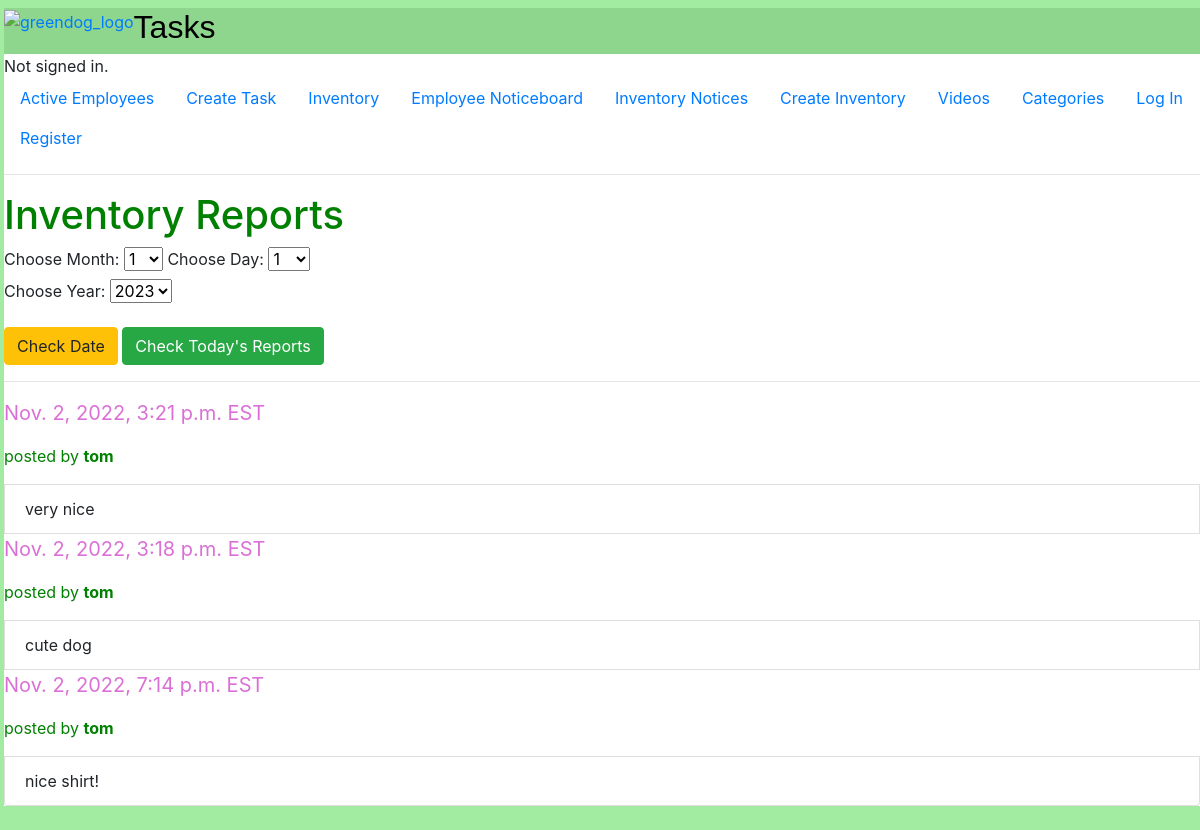
Before: /inventoryComments with the older database file.
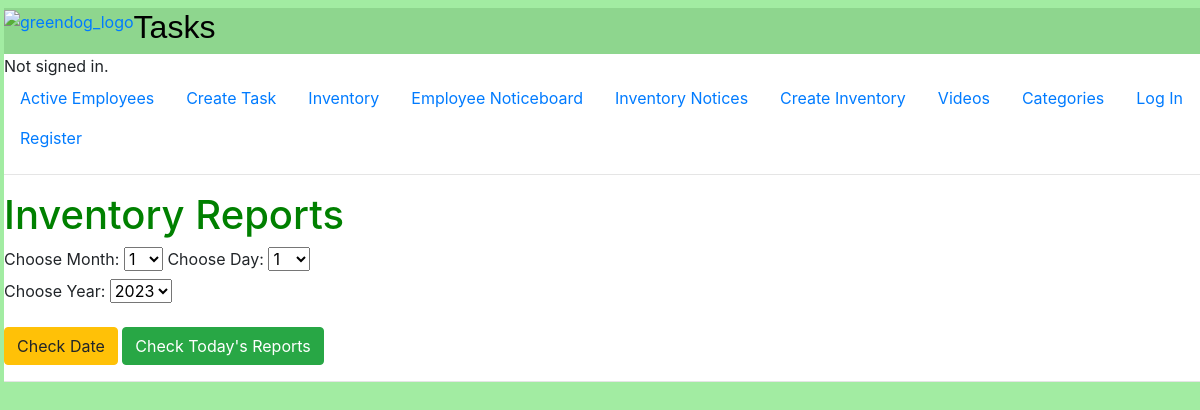
After: the same page with the newer database file.
### auctions/models.py (models this page shows, shortened)
class Comment(models.Model):
    author = models.ForeignKey(
        User, on_delete=models.CASCADE,  blank=True, null=True, related_name="userComment")
    listing = models.ForeignKey(
        Listing, on_delete=models.CASCADE,  blank=True, null=True, related_name="listingComment")
    message = models.CharField(max_length=200)
    datetime = models.DateTimeField(
        max_length=100, default=datetime.now().strftime("%Y-%m-%d %H:%M:%S"))

class User(AbstractUser):
    pass

### auctions/views.py (the view)
# urls.py: path("inventoryComments", views.inventoryComments, name="inventoryComments"),
def inventoryComments(request):
    comments = Comment.objects
    comments = comments.order_by('-id')[:20:1]
    today = datetime.datetime.now()
    currentYear = today.year
    lastYear = currentYear -1
    return render(request,"auctions/inventoryComments.html",{
        "comments": comments,
        "lastYear": lastYear,
        "rangeDays": range(1,32),
        "rangeHours": range(1,13),
        "rangeMinutes": range(0,31,30),
        "rangeMonths": range(1,13),
        "rangeYear": range(currentYear, currentYear - 6, -1)
    })

### auctions/templates/auctions/inventoryComments.html (shortened to what this page needs)
{% extends "auctions/layout.html" %}
    {% block body %}
<div>
    <h1 style="color:Green">Inventory Reports</h1>
    <form action="{% url 'sortedInventory' %}" method = "POST">
            <div class="form-group">
      <label for="month">Choose Month:</label>
      <select name="month" id="month">
            {% for i in rangeMonths %}
                <option value="{{i}}">{{i}}</option>
            {% endfor %}
      </select>
      <label for="startDay">Choose Day:</label>
      <select name="day" id="day">
            {% for i in rangeDays %}
                <option value="{{i}}">{{i}}</option>
            {% endfor %}
      </select>
    <div class="form-group">
      <label for="startYear">Choose Year:</label>
      <select name="year" id="year">
            {% for i in rangeYear %}
                <option value="{{i}}">{{i}}</option>
            {% endfor %}
    </select>
  </div>
            <button type="submit" class="btn btn-warning">Check Date</button>
    </form>
            <button type="submit" class="btn btn-success"><a href="todayInventoryComments" style="color:white">Check Today's Reports</a></button>
    <hr>
    {% for comment in comments %}
    <p style="color:orchid; font-size:20px">{{comment.datetime}} EST </p>
    <p style="color:green">posted by <strong>{{comment.author}}</strong></p>
    <li class="list-group-item"> {{comment.message}}
    </li>
    {% endfor %}
</div>
{% endblock %}

Changed rows visible on the page:
removed Comment: datetime "Nov. 2, 2022, 3:21 p.m.", author "tom", message "very nice"
removed Comment: datetime "Nov. 2, 2022, 3:18 p.m.", author "tom", message "cute dog"
removed Comment: datetime "Nov. 2, 2022, 7:14 p.m.", author "tom", message "nice shirt!"
